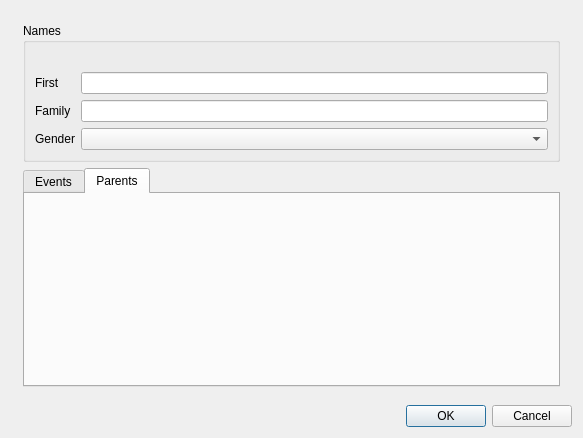
<?xml version="1.0" encoding="UTF-8"?>
<ui version="4.0">
 <class>EditPerson</class>
 <widget class="QDialog" name="EditPerson">
  <property name="geometry">
   <rect>
    <x>0</x>
    <y>0</y>
    <width>583</width>
    <height>438</height>
   </rect>
  </property>
  <property name="windowTitle">
   <string>Edit person</string>
  </property>
  <layout class="QGridLayout" name="gridLayout_2">
   <item row="3" column="0">
    <widget class="QDialogButtonBox" name="buttonBox">
     <property name="orientation">
      <enum>Qt::Horizontal</enum>
     </property>
     <property name="standardButtons">
      <set>QDialogButtonBox::Cancel|QDialogButtonBox::Ok</set>
     </property>
    </widget>
   </item>
   <item row="2" column="0">
    <layout class="QGridLayout" name="gridLayout">
     <property name="leftMargin">
      <number>12</number>
     </property>
     <property name="topMargin">
      <number>12</number>
     </property>
     <property name="rightMargin">
      <number>12</number>
     </property>
     <property name="bottomMargin">
      <number>12</number>
     </property>
     <item row="1" column="0">
      <widget class="QTabWidget" name="tabWidget">
       <property name="sizePolicy">
        <sizepolicy hsizetype="Expanding" vsizetype="Expanding">
         <horstretch>0</horstretch>
         <verstretch>0</verstretch>
        </sizepolicy>
       </property>
       <property name="currentIndex">
        <number>1</number>
       </property>
       <widget class="QWidget" name="eventsTab">
        <attribute name="title">
         <string>Events</string>
        </attribute>
        <layout class="QVBoxLayout" name="eventsTabLayout">
         <property name="leftMargin">
          <number>0</number>
         </property>
         <property name="topMargin">
          <number>0</number>
         </property>
         <property name="rightMargin">
          <number>0</number>
         </property>
         <property name="bottomMargin">
          <number>0</number>
         </property>
        </layout>
       </widget>
       <widget class="QWidget" name="parentsTab">
        <attribute name="title">
         <string>Parents</string>
        </attribute>
        <layout class="QVBoxLayout" name="parentsTabLayout">
         <property name="leftMargin">
          <number>0</number>
         </property>
         <property name="topMargin">
          <number>0</number>
         </property>
         <property name="rightMargin">
          <number>0</number>
         </property>
         <property name="bottomMargin">
          <number>0</number>
         </property>
        </layout>
       </widget>
      </widget>
     </item>
     <item row="0" column="0">
      <widget class="QGroupBox" name="groupBox_5">
       <property name="title">
        <string>Names</string>
       </property>
       <layout class="QGridLayout" name="gridLayout_6">
        <item row="3" column="0">
         <widget class="QLabel" name="label">
          <property name="text">
           <string>Gender</string>
          </property>
         </widget>
        </item>
        <item row="1" column="2">
         <widget class="QLineEdit" name="firstName"/>
        </item>
        <item row="2" column="0">
         <widget class="QLabel" name="label_3">
          <property name="text">
           <string>Family</string>
          </property>
         </widget>
        </item>
        <item row="2" column="2">
         <widget class="QLineEdit" name="familyName"/>
        </item>
        <item row="0" column="0">
         <widget class="QLabel" name="id">
          <property name="text">
           <string/>
          </property>
         </widget>
        </item>
        <item row="1" column="0">
         <widget class="QLabel" name="label_2">
          <property name="text">
           <string>First</string>
          </property>
         </widget>
        </item>
        <item row="3" column="2">
         <widget class="QComboBox" name="gender">
          <item>
           <property name="text">
            <string/>
           </property>
          </item>
          <item>
           <property name="text">
            <string>Male</string>
           </property>
          </item>
          <item>
           <property name="text">
            <string>Female</string>
           </property>
          </item>
         </widget>
        </item>
       </layout>
      </widget>
     </item>
    </layout>
   </item>
  </layout>
 </widget>
 <tabstops>
  <tabstop>firstName</tabstop>
  <tabstop>familyName</tabstop>
 </tabstops>
 <resources/>
 <connections>
  <connection>
   <sender>buttonBox</sender>
   <signal>accepted()</signal>
   <receiver>EditPerson</receiver>
   <slot>accept()</slot>
   <hints>
    <hint type="sourcelabel">
     <x>260</x>
     <y>408</y>
    </hint>
    <hint type="destinationlabel">
     <x>157</x>
     <y>274</y>
    </hint>
   </hints>
  </connection>
  <connection>
   <sender>buttonBox</sender>
   <signal>rejected()</signal>
   <receiver>EditPerson</receiver>
   <slot>reject()</slot>
   <hints>
    <hint type="sourcelabel">
     <x>328</x>
     <y>408</y>
    </hint>
    <hint type="destinationlabel">
     <x>286</x>
     <y>274</y>
    </hint>
   </hints>
  </connection>
 </connections>
</ui>
